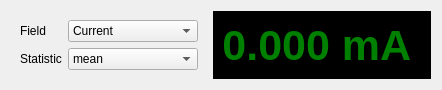
<?xml version="1.0" encoding="UTF-8"?>
<ui version="4.0">
 <class>Form</class>
 <widget class="QWidget" name="Form">
  <property name="geometry">
   <rect>
    <x>0</x>
    <y>0</y>
    <width>387</width>
    <height>76</height>
   </rect>
  </property>
  <property name="windowTitle">
   <string>Form</string>
  </property>
  <layout class="QHBoxLayout" name="horizontalLayout">
   <item>
    <widget class="QWidget" name="widget" native="true">
     <layout class="QFormLayout" name="formLayout">
      <item row="0" column="0">
       <widget class="QLabel" name="fieldLabel">
        <property name="text">
         <string>Field</string>
        </property>
       </widget>
      </item>
      <item row="0" column="1">
       <widget class="QComboBox" name="fieldComboBox">
        <item>
         <property name="text">
          <string>Current</string>
         </property>
        </item>
        <item>
         <property name="text">
          <string>Voltage</string>
         </property>
        </item>
        <item>
         <property name="text">
          <string>Power</string>
         </property>
        </item>
        <item>
         <property name="text">
          <string>Energy</string>
         </property>
        </item>
       </widget>
      </item>
      <item row="1" column="0">
       <widget class="QLabel" name="statisticLabel">
        <property name="text">
         <string>Statistic</string>
        </property>
       </widget>
      </item>
      <item row="1" column="1">
       <widget class="QComboBox" name="statisticComboBox">
        <item>
         <property name="text">
          <string>mean</string>
         </property>
        </item>
        <item>
         <property name="text">
          <string>standard deviation</string>
         </property>
        </item>
        <item>
         <property name="text">
          <string>minimum</string>
         </property>
        </item>
        <item>
         <property name="text">
          <string>maximum</string>
         </property>
        </item>
        <item>
         <property name="text">
          <string>peak-to-peak</string>
         </property>
        </item>
       </widget>
      </item>
     </layout>
    </widget>
   </item>
   <item>
    <spacer name="horizontalSpacer">
     <property name="orientation">
      <enum>Qt::Horizontal</enum>
     </property>
     <property name="sizeHint" stdset="0">
      <size>
       <width>44</width>
       <height>20</height>
      </size>
     </property>
    </spacer>
   </item>
   <item>
    <widget class="QWidget" name="widget_2" native="true">
     <property name="styleSheet">
      <string notr="true">QWidget { background-color : black; }
QLabel { color : green; font-weight: bold; font-size: 32pt; }</string>
     </property>
     <layout class="QHBoxLayout" name="horizontalLayout_2">
      <property name="spacing">
       <number>0</number>
      </property>
      <property name="topMargin">
       <number>0</number>
      </property>
      <property name="bottomMargin">
       <number>0</number>
      </property>
      <item>
       <widget class="QLabel" name="valueLabel">
        <property name="lineWidth">
         <number>0</number>
        </property>
        <property name="text">
         <string>0.000</string>
        </property>
        <property name="alignment">
         <set>Qt::AlignRight|Qt::AlignTrailing|Qt::AlignVCenter</set>
        </property>
       </widget>
      </item>
      <item>
       <widget class="QLabel" name="unitLabel">
        <property name="lineWidth">
         <number>0</number>
        </property>
        <property name="text">
         <string> mA </string>
        </property>
       </widget>
      </item>
     </layout>
    </widget>
   </item>
  </layout>
 </widget>
 <resources>
  <include location="joulescope.qrc"/>
 </resources>
 <connections/>
</ui>
